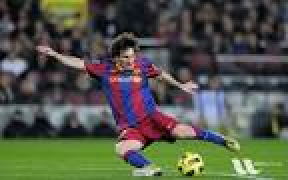
#> input picture messi.jpg, 144 x 90 px (shown 2 times larger)
$ python 5_geometric_transformation.py
#> lines starting #> are read from the running program, lines starting #| are printed output that depends on the picture
# -*- coding: utf-8 -*-
"""
Created on Thu Jul 18 05:28:34 2019

@author: hp
"""

import cv2
import numpy as np
img = cv2.imread('messi.jpg')
#> img is the input picture: shape (90, 144, 3); mean B, G, R 72.9, 86.3, 82.4
height, width = img.shape[:2]
#> height = 90; width = 144

#Scaling (interpolation - for zooming inter_cubic preferred and for shrinking inter_area preferred)
zoom = cv2.resize(img, None, fx = 4, fy = 4, interpolation = cv2.INTER_CUBIC)
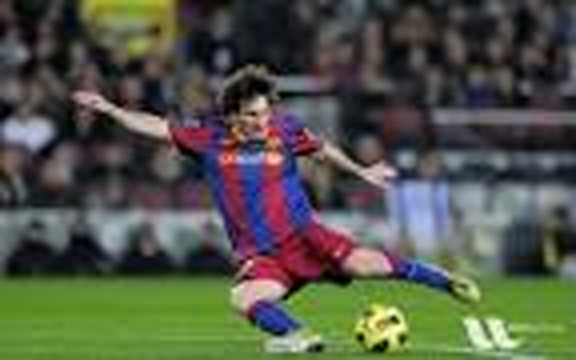
#> zoom: shape (360, 576, 3); mean B, G, R 72.9, 86.3, 82.4
shrink = cv2.resize(img, (int(width/2), int(height/2)), interpolation = cv2.INTER_AREA)
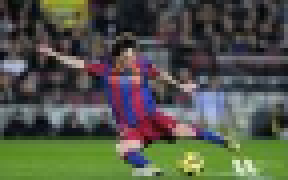
#> shrink: shape (45, 72, 3) (shown 4 times larger); mean B, G, R 73, 86.4, 82.5
#both the above methods can be used
cv2.imshow("Original", img)
cv2.imshow("Zoom", zoom)
cv2.imshow("Shrink", shrink)
cv2.waitKey(0)
cv2.destroyAllWindows()

#translation
M = np.float32([[1, 0, 10], [0, 1, 20]])#use [[1,0,-10],[0, 1,-20]] for other sides. - on third argument.
translated = cv2.warpAffine(zoom, M, (width*4, height*4))
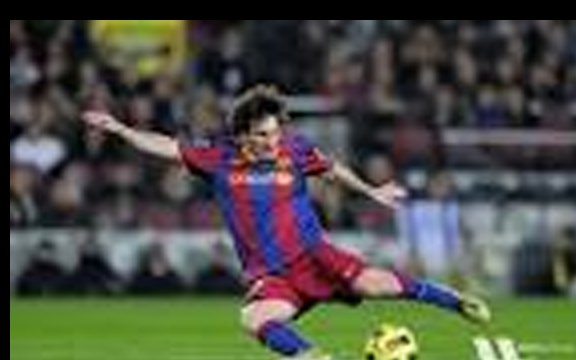
#> translated: shape (360, 576, 3); mean B, G, R 67.8, 76.9, 75.3
cv2.imshow("Original", zoom)
cv2.imshow("Translate", translated)
cv2.waitKey(0)
cv2.destroyAllWindows()

#rotation
M = cv2.getRotationMatrix2D((0, 0), 45, 1)#params- centre, angle, scale
rotated = cv2.warpAffine(img, M, (width, height))
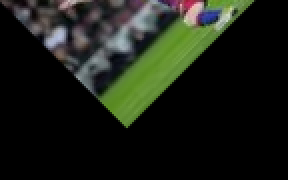
#> rotated: shape (90, 144, 3) (shown 2 times larger); mean B, G, R 21.9, 30.8, 26.5
cv2.imshow("Rotate", rotated)
cv2.waitKey(0)
cv2.destroyAllWindows()

#affine transform
pts1 = np.float32([[50, 50], [200, 50], [50, 200]])
pts2 = np.float32([[10, 100], [200, 50], [100, 250]])
M = cv2.getAffineTransform(pts1, pts2)
affine = cv2.warpAffine(zoom, M, (width*4, height*4))
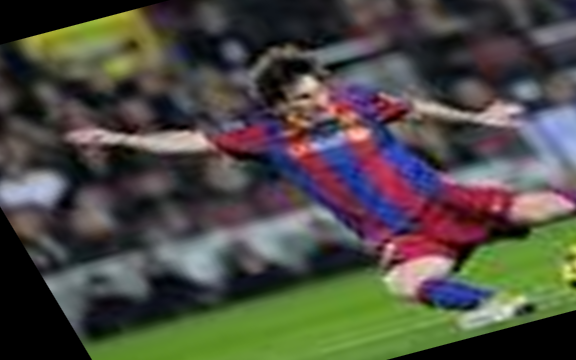
#> affine: shape (360, 576, 3); mean B, G, R 68.1, 75.5, 77.1
cv2.imshow('affine transform', affine)
cv2.waitKey(0)
cv2.destroyAllWindows()

#perspective transforms example will be shown later as it uses some other methods as well which are not disscussd right now.

$ run again, with baboon.jpg copied over messi.jpg
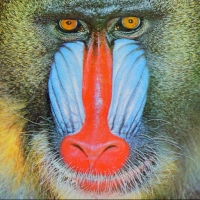
#> input picture baboon.jpg, 200 x 200 px
#> img is the input picture: shape (200, 200, 3); mean B, G, R 112.6, 128.4, 136.9
#> `rotated = cv2.warpAffine(img, M, (width, height))`:
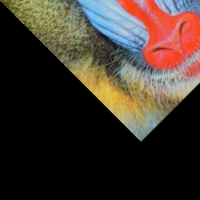
#> rotated: shape (200, 200, 3); mean B, G, R 44.8, 53.2, 64.6
#> `affine = cv2.warpAffine(zoom, M, (width*4, height*4))`:
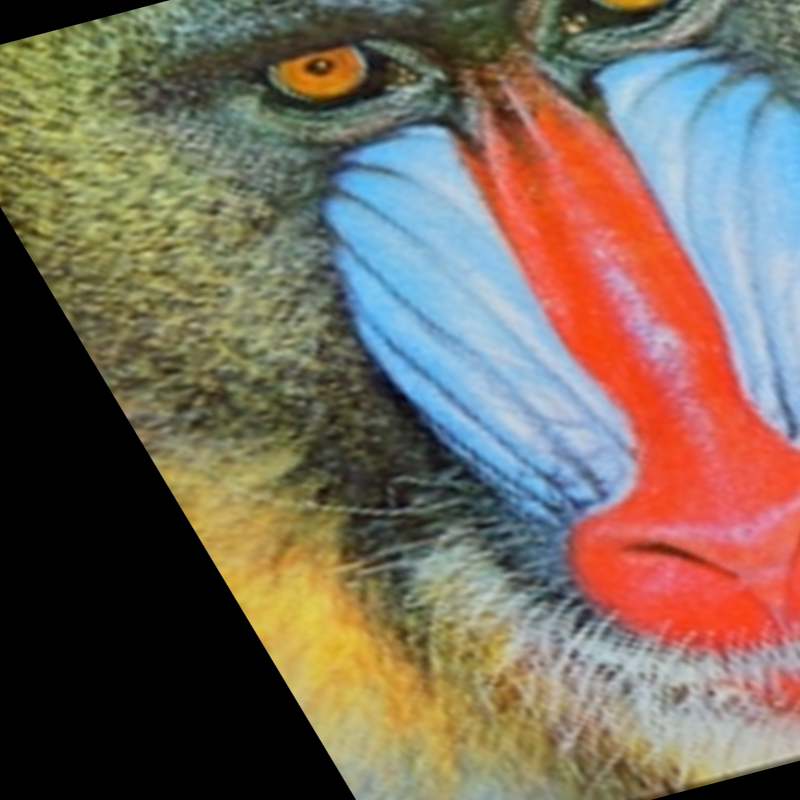
#> affine: shape (800, 800, 3); mean B, G, R 92.2, 105.7, 119.9
